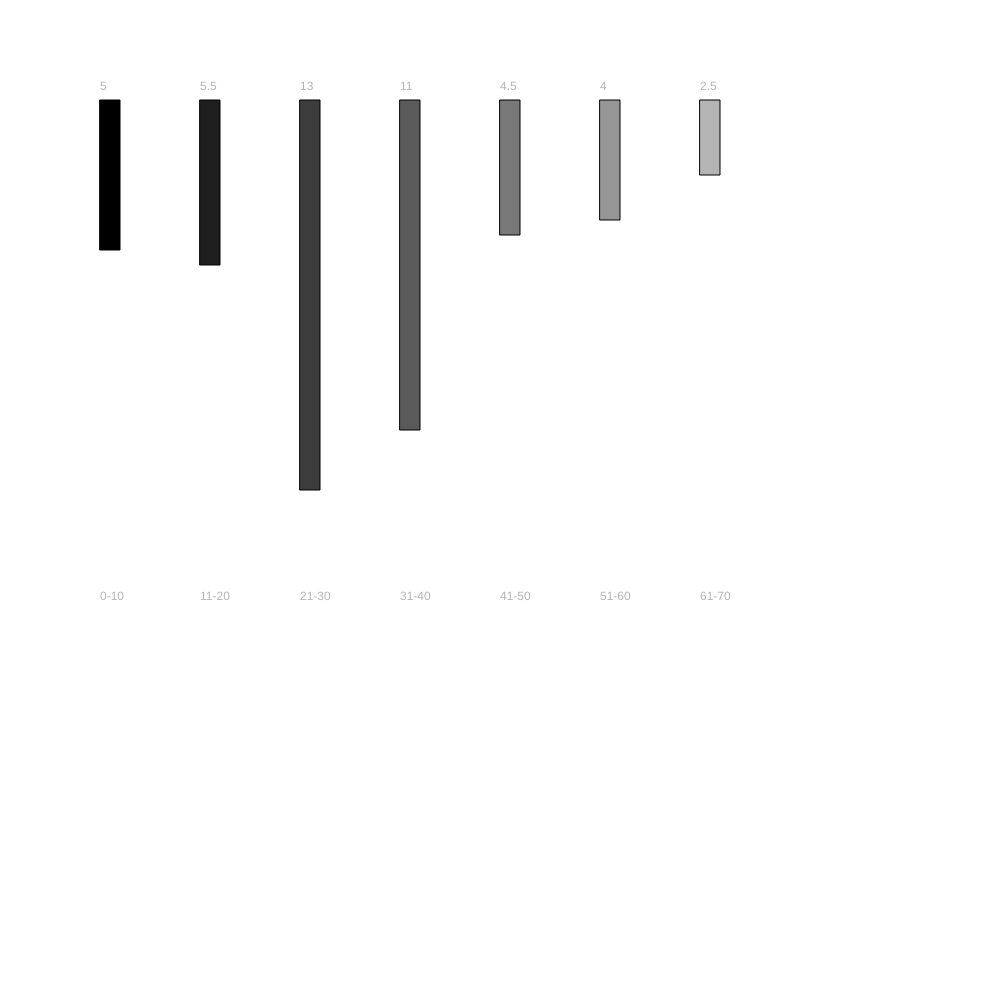
Frame 1 (no input)
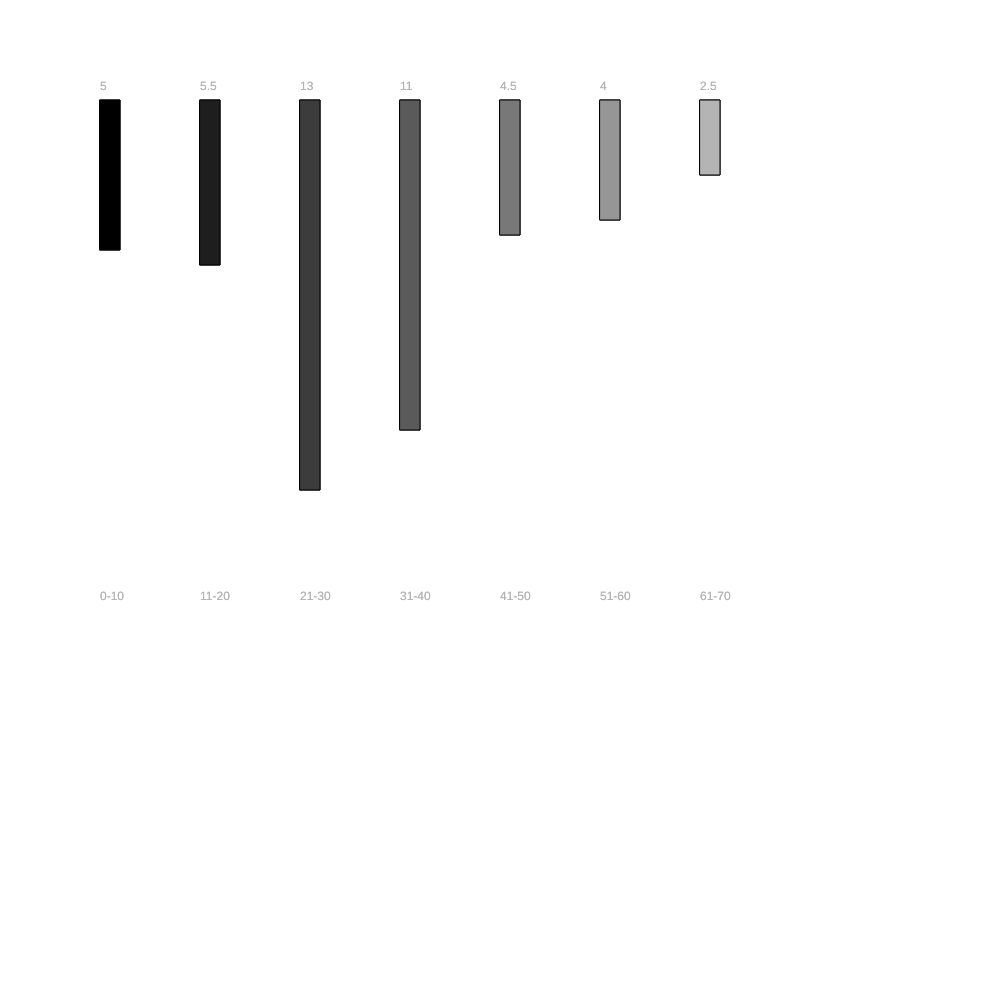
Frame 2 (the mouse pressed at the canvas centre, redrawn once)

The p5.js sketch that drew these frames (run headless with seeded random() and noise() and a simulated clock; the mouse was pressed at the canvas centre and the sketch redrawn once):

// p5.js sketch
// ── sketch.js
var borough = ["0-10", "11-20", "21-30", "31-40", "41-50", "51-60","61-70"];
var people = [5, 5.5, 13, 11, 4.5, 4, 2.5];
var lengthMultiplier = 30; 

function setup(){
  createCanvas(1000,1000);
  noLoop();
}


function draw(){
  for (var i =0; i < borough.length; i++){
    fill(i* lengthMultiplier);
    rect(100 + 100 * i, 100, 20, people[i] * lengthMultiplier);

  }
  for (var i = 0; i < people.length; i++){
   text(people[i], 100 + 100 * i, 90);
}

for
    (var i = 0; i < people.length; i++){
    text(borough[i], 100 + 100 * i, 600); 
  }
}
